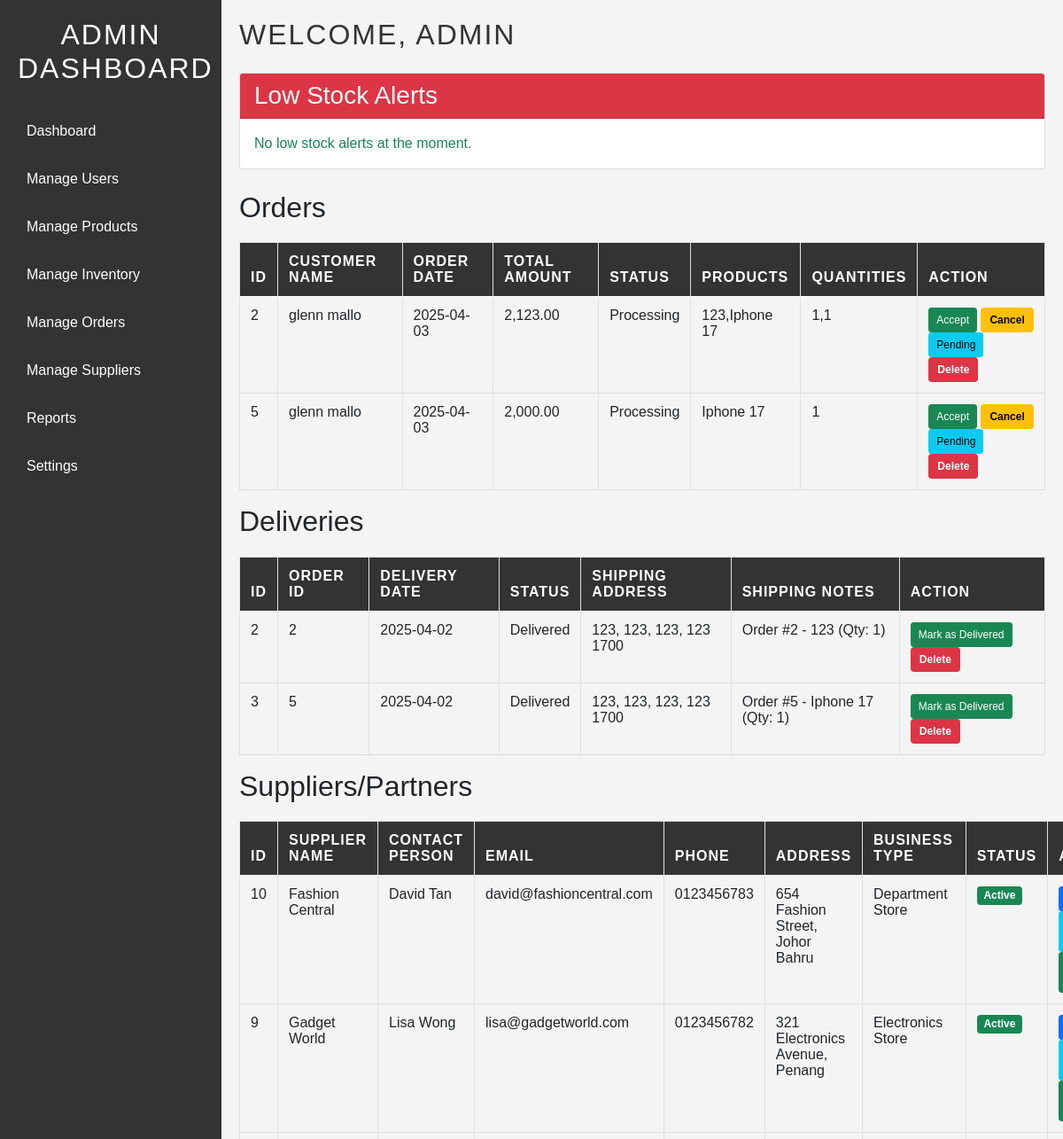
The app's page /warehouse/warehouse/admin_dashboard.php (signed in, upper part), older data.
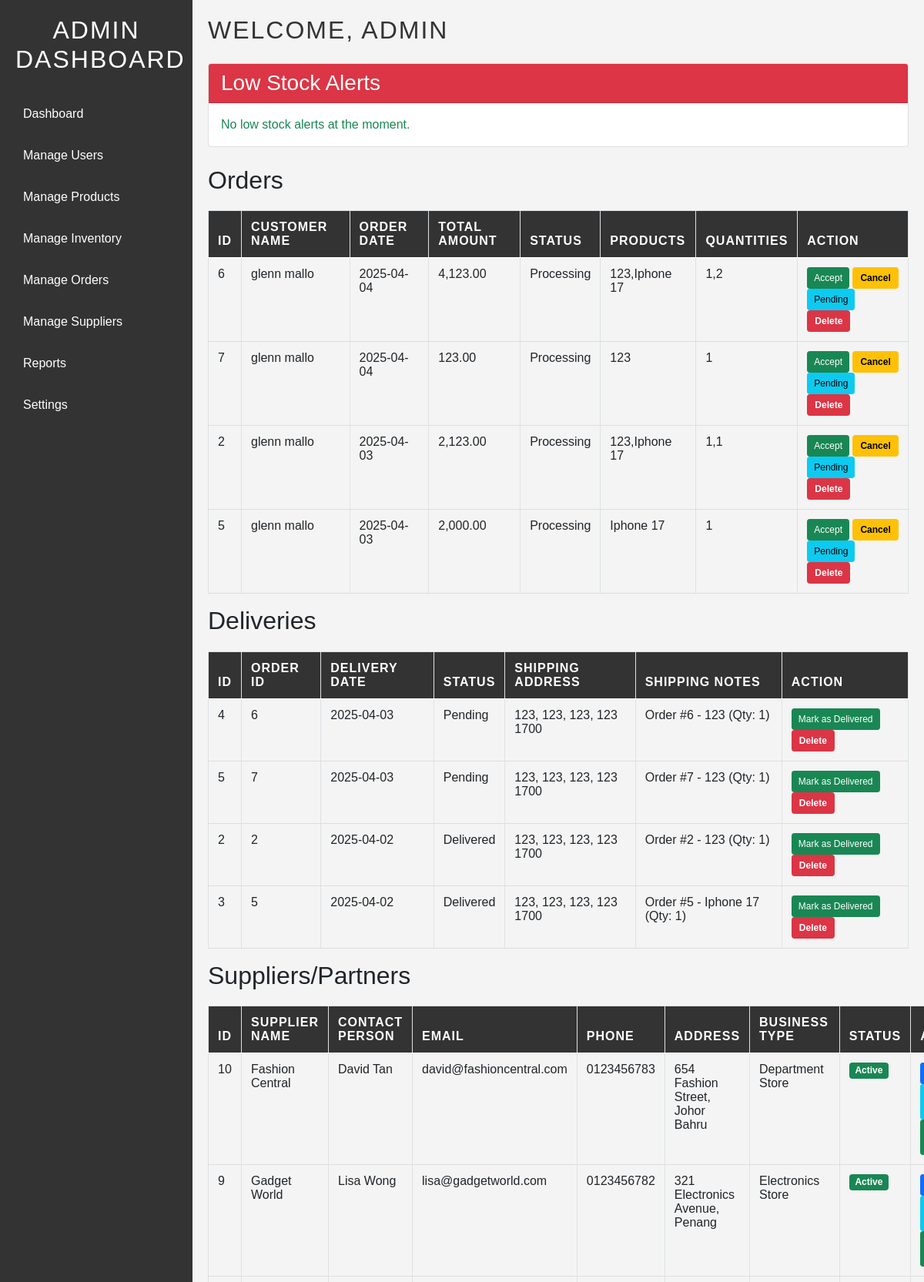
The same page, newer data.
### tables this page shows
CREATE TABLE `orders` (
  `id` int(11) NOT NULL,
  `customer_id` int(11) NOT NULL,
  `order_date` date NOT NULL,
  `total_amount` decimal(10,2) NOT NULL DEFAULT 0.00,
  `payment_status` enum('Pending','Paid','Failed','Refunded') NOT NULL DEFAULT 'Pending',
  `status` enum('Pending','Processing','Completed','Cancelled') NOT NULL DEFAULT 'Pending',
  `created_at` timestamp NOT NULL DEFAULT current_timestamp(),
  `updated_at` timestamp NOT NULL DEFAULT current_timestamp() ON UPDATE current_timestamp()
);

CREATE TABLE `deliveries` (
  `id` int(11) NOT NULL,
  `order_id` int(11) NOT NULL,
  `delivery_date` date NOT NULL,
  `estimated_arrival` date DEFAULT NULL,
  `tracking_number` varchar(100) DEFAULT NULL,
  `shipping_address` text NOT NULL,
  `shipping_notes` text DEFAULT NULL,
  `status` enum('Pending','In Transit','Delivered','Failed') NOT NULL DEFAULT 'Pending',
  `created_at` timestamp NOT NULL DEFAULT current_timestamp(),
  `updated_at` timestamp NOT NULL DEFAULT current_timestamp() ON UPDATE current_timestamp()
);

CREATE TABLE `suppliers` (
  `id` int(11) NOT NULL,
  `supplier_name` varchar(255) NOT NULL,
  `contact_name` varchar(255) NOT NULL,
  `contact_email` varchar(255) NOT NULL,
  `contact_phone` varchar(20) NOT NULL,
  `address` text NOT NULL,
  `business_type` varchar(50) NOT NULL DEFAULT 'Retail Store'
);

### warehouse/warehouse/admin_dashboard.php (the view, shortened to what the changed rows need)
<?php
include 'db.php';
include 'sidebar.php';
$order_query = "SELECT o.id, o.order_date, o.total_amount, o.status,
                CONCAT(c.fname, ' ', c.lname) as customer_name,
                GROUP_CONCAT(i.product_name) as products,
                GROUP_CONCAT(oi.quantity) as quantities
                FROM orders o
                JOIN customers c ON o.customer_id = c.customer_id
                JOIN order_items oi ON o.id = oi.order_id
                JOIN inventory i ON oi.product_id = i.product_id
                GROUP BY o.id
                ORDER BY o.order_date DESC";
$order_result = $conn->query($order_query);
?>
<!DOCTYPE html>
<html lang="en">
<head>
    <link href="https://cdn.jsdelivr.net/npm/bootstrap@5.0.2/dist/css/bootstrap.min.css" rel="stylesheet">
</head>
<body>
    <div class="main-content">
        <h1>Welcome, Admin</h1>
        <h2>Orders</h2>
        <table class="table table-bordered">
            <thead class="bg-dark text-light">
                <tr>
                    <th>ID</th>
                    <th>Customer Name</th>
                    <th>Order Date</th>
                    <th>Total Amount</th>
                    <th>Status</th>
                    <th>Products</th>
                    <th>Quantities</th>
                    <th>Action</th>
                </tr>
            </thead>
            <tbody>
                <?php while ($row = $order_result->fetch_assoc()) { ?>
                    <tr>
                        <td><?php echo $row['id']; ?></td>
                        <td><?php echo htmlspecialchars($row['customer_name']); ?></td>
                        <td><?php echo $row['order_date']; ?></td>
                        <td><?php echo number_format($row['total_amount'], 2); ?></td>
                        <td><?php echo $row['status']; ?></td>
                        <td><?php echo htmlspecialchars($row['products']); ?></td>
                        <td><?php echo $row['quantities']; ?></td>
                        <td>
                            <a href="admin_dashboard.php?action=accept&id=<?php echo $row['id']; ?>" class="btn btn-success btn-sm">Accept</a>
                            <a href="admin_dashboard.php?action=cancel&id=<?php echo $row['id']; ?>" class="btn btn-warning btn-sm">Cancel</a>
                            <a href="admin_dashboard.php?action=pending&id=<?php echo $row['id']; ?>" class="btn btn-info btn-sm">Pending</a>
                            <a href="admin_dashboard.php?action=delete&id=<?php echo $row['id']; ?>" class="btn btn-danger btn-sm" onclick="return confirm('Are you sure?');">Delete</a>
                        </td>
                    </tr>
                <?php } ?>
            </tbody>
        </table>
        <h2>Deliveries</h2>
        <table class="table table-bordered">
            <thead class="bg-dark text-light">
                <tr>
                    <th>ID</th>
                    <th>Order ID</th>
                    <th>Delivery Date</th>
                    <th>Status</th>
                    <th>Shipping Address</th>
                    <th>Shipping Notes</th>
                    <th>Action</th>
                </tr>
            </thead>
            <tbody>
                <?php
                $delivery_query = "SELECT d.*, o.id as order_id,
                                 CONCAT(c.fname, ' ', c.lname) as customer_name,
                                 GROUP_CONCAT(i.product_name) as products,
                                 GROUP_CONCAT(oi.quantity) as quantities
                                 FROM deliveries d
                                 JOIN orders o ON d.order_id = o.id
                                 JOIN customers c ON o.customer_id = c.customer_id
                                 JOIN order_items oi ON o.id = oi.order_id
                                 JOIN inventory i ON oi.product_id = i.product_id
                                 GROUP BY d.id
                                 ORDER BY d.delivery_date DESC";
                $delivery_result = $conn->query($delivery_query);
                while ($row = $delivery_result->fetch_assoc()) { ?>
                    <tr>
                        <td><?php echo $row['id']; ?></td>
                        <td><?php echo $row['order_id']; ?></td>
                        <td><?php echo $row['delivery_date']; ?></td>
                        <td><?php echo $row['status']; ?></td>
                        <td><?php echo htmlspecialchars($row['shipping_address']); ?></td>
                        <td><?php echo htmlspecialchars($row['shipping_notes']); ?></td>
                        <td>
                            <a href="admin_dashboard.php?action=deliver&id=<?php echo $row['id']; ?>" class="btn btn-success btn-sm">Mark as Delivered</a>
                            <a href="admin_dashboard.php?action=delete_delivery&id=<?php echo $row['id']; ?>" class="btn btn-danger btn-sm" onclick="return confirm('Are you sure?');">Delete</a>
                        </td>
                    </tr>
                <?php } ?>
            </tbody>
        </table>
        <h2>Suppliers/Partners</h2>
        <table class="table table-bordered">
            <thead class="bg-dark text-light">
                <tr>
                    <th>ID</th>
                    <th>Supplier Name</th>
                    <th>Contact Person</th>
                    <th>Email</th>
                    <th>Phone</th>
                    <th>Address</th>
                    <th>Business Type</th>
                    <th>Status</th>
                    <th>Action</th>
                </tr>
            </thead>
            <tbody>
                <?php
                $supplier_query = "SELECT id, supplier_name, contact_name, contact_email, contact_phone, address, business_type FROM suppliers ORDER BY supplier_name ASC";
                $supplier_result = $conn->query($supplier_query);
                while ($row = $supplier_result->fetch_assoc()) { ?>
                    <tr>
                        <td><?php echo $row['id']; ?></td>
                        <td><?php echo htmlspecialchars($row['supplier_name']); ?></td>
                        <td><?php echo htmlspecialchars($row['contact_name']); ?></td>
                        <td><?php echo htmlspecialchars($row['contact_email']); ?></td>
                        <td><?php echo htmlspecialchars($row['contact_phone']); ?></td>
                        <td><?php echo htmlspecialchars($row['address']); ?></td>
                        <td><?php echo htmlspecialchars($row['business_type']); ?></td>
                        <td>
                            <span class="badge bg-success">
                                Active
                            </span>
                        </td>
                        <td>
                            <a href="manage_suppliers.php?action=edit&id=<?php echo $row['id']; ?>" class="btn btn-primary btn-sm">Edit</a>
                            <a href="manage_suppliers.php?action=view&id=<?php echo $row['id']; ?>" class="btn btn-info btn-sm">View Products</a>
                            <a href="manage_suppliers.php?action=create_order&supplier_id=<?php echo $row['id']; ?>" class="btn btn-success btn-sm">Create Order</a>
                        </td>
                    </tr>
                <?php } ?>
            </tbody>
        </table>
    </div>
</body>
</html>

Row changes from the older to the newer data that the page shows:
added orders: id "6", customer_name "glenn mallo", order_date "2025-04-04", total_amount "4,123.00", status "Processing", products "123,Iphone 17", quantities "1,2"
added orders: id "7", customer_name "glenn mallo", order_date "2025-04-04", total_amount "123.00", status "Processing", products "123", quantities "1"
added deliveries: id "4", order "6", delivery_date "2025-04-03", status "Pending", shipping_address "123, 123, 123, 123 1700", shipping_notes "Order #6 - 123 (Qty: 1)"
added deliveries: id "5", order "7", delivery_date "2025-04-03", status "Pending", shipping_address "123, 123, 123, 123 1700", shipping_notes "Order #7 - 123 (Qty: 1)"
